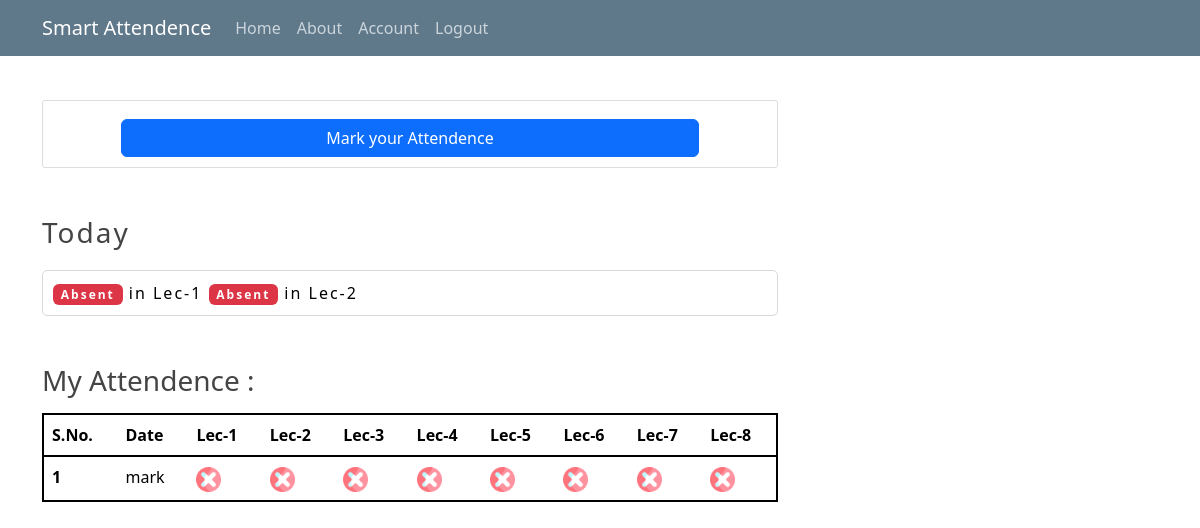
The page /studentPage (signed in) on the database as committed earlier.
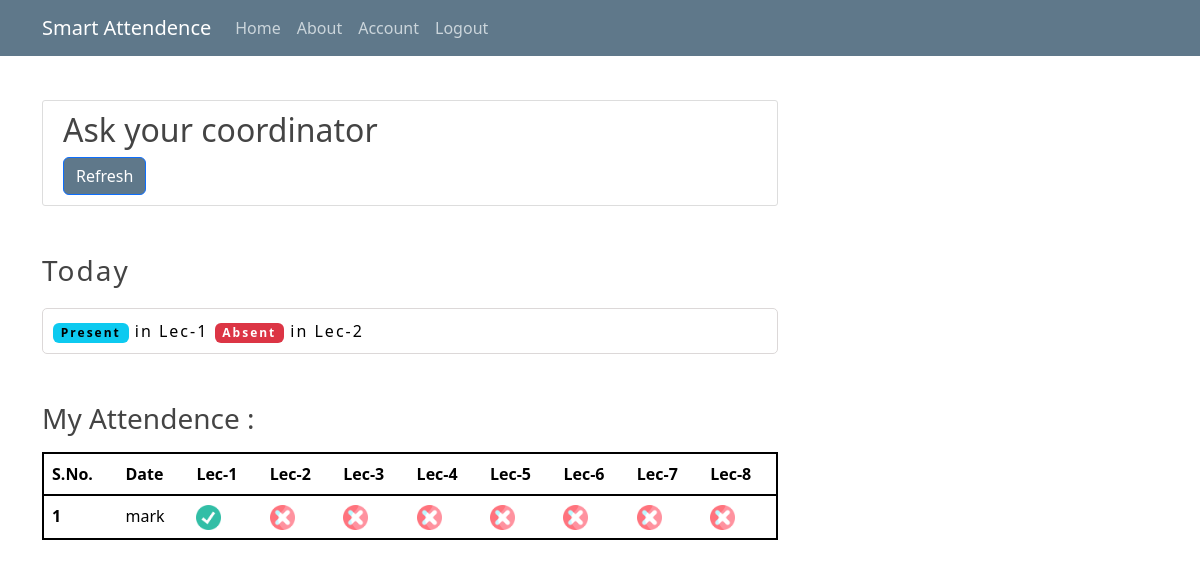
The same page on the database as committed later.
### attendenceSystem/models.py (models this page shows, shortened)
class MarkAttendence(db.Model):
    id = db.Column(db.Integer, primary_key=True)
    rollno = db.Column(db.Integer, db.ForeignKey('user.rollno'), unique=True, nullable=False)
    section = db.Column(db.String(20),nullable=False)
    date_posted = db.Column(db.String(30) , nullable=False, default=datetime.now().strftime("%H:%M:%S"))
    mark = db.Column(db.String(20),default="00000000")

### attendenceSystem/routes.py (the view)
@app.route("/studentPage")
def studentPage():
    if current_user.is_authenticated and current_user.section != 'Coordinator':
        user = MarkAttendence.query.filter_by(rollno=current_user.rollno)
        data = [{'date':'mark','attendence': i.mark,'time':i.date_posted} for i in user]
        check = Auth.query.filter_by(section=current_user.section)
        for i in check:
            value = i.allow_or_not
            lecture = i.current_lecture
        print(value)
        return render_template("studentPage.html",data=data,can=value,lecture=lecture)
    return redirect(url_for('login'))

### attendenceSystem/models.py (called while the page is built)
@login_manager.user_loader
def load_user(user_id):
    return User.query.get(int(user_id))

### attendenceSystem/templates/studentPage.html (shortened to what this page needs)
{% extends "layout.html" %}
{% block content %}
<div class="content-section">
    {% if can==True %}
    <div class="d-grid gap-2 col-10 mx-auto" id="video-container">
        <button class="btn btn-primary" type="button" id="start-button">Mark your Attendence</button>
    </div>
    {% else %}
    <h2>Ask your coordinator</h2>
    <button class="btn btn-primary bg-steel" type="button" onclick="location.reload();">Refresh</button>
    {% endif %}
</div>
<div style="letter-spacing: 2px;">
    <h3 class="mt-5">Today </h3>
    <div class="coordination">
    {% for i in range(lecture+1) %}
    {% if data[0].attendence[i]=='1' %}
        <span class="badge text-bg-info">Present</span>
        <span>in Lec-{{ loop.index }}</span>
    {% else %}
        <span class="badge text-bg-danger">Absent</span>
        <span>in Lec-{{ loop.index }}</span>
        {% endif %}
        {% endfor %}
    </div>
</div>
<h3 class="mt-5">My Attendence :</h3>
<div style="overflow-x: auto;">
    <table class="table mt-2">
        <thead class="border-black border-2">
            <tr>
                <th scope="col">S.No.</th>
                <th scope="col">Date</th>
                <th scope="col">Lec-1</th>
                <th scope="col">Lec-2</th>
                <th scope="col">Lec-3</th>
                <th scope="col">Lec-4</th>
                <th scope="col">Lec-5</th>
                <th scope="col">Lec-6</th>
                <th scope="col">Lec-7</th>
                <th scope="col">Lec-8</th>
            </tr>
        </thead>
        <tbody class="border-black border-2">
            {% for i in data %}
            <tr>
                <th scope="row">{{ loop.index }}</th>
                <td>{{i.date}}</td>
                {% for j in i.attendence %}
                {% if j=='1' %}
                <td>
                    <div class="image-container">
                        <img width="25px" height="25px"
                            src='{{ url_for("static", filename="/project_images/present.png") }}' alt="{{ j }}">
                    </div>
                </td>
                {% else %}
                <td>
                    <img width="25px" height="25px" src='{{ url_for("static", filename="/project_images/absent.png") }}'
                        alt="{{ j }}">
                </td>
                {% endif %}
                {% endfor %}
            </tr>
            {% endfor %}
        </tbody>
    </table>
</div>
{% endblock content %}

### attendenceSystem/templates/layout.html (shortened to what this page needs)
<!DOCTYPE html>
<html lang="en">
<head>
  <link href="https://cdn.jsdelivr.net/npm/bootstrap@5.3.2/dist/css/bootstrap.min.css" rel="stylesheet"
>
  <link rel="stylesheet" href="{{ url_for('static', filename='/css/index.css') }}">
</head>
<body>
  <div class="main">
    <header class="site-header">
      <nav class="navbar navbar-expand-md navbar-dark bg-steel fixed-top">
        <div class="container">
          <a class="navbar-brand mr-4" href="/">Smart Attendence</a>
          <div class="collapse navbar-collapse" id="navbarToggle">
            <div class="navbar-nav mr-auto">
              {% if current_user.section=='Coordinator' %}
              <a class="nav-item nav-link" href="{{ url_for('coordinatorPage') }}">Home</a>
              {% else %}
              <a class="nav-item nav-link" href="{{ url_for('studentPage') }}">Home</a>
              {% endif %}
              <a class="nav-item nav-link" href="{{ url_for('about') }}">About</a>
            </div>
            <div class="navbar-nav">
              {% if current_user.is_authenticated %}
                <a class="nav-item nav-link" href="{{ url_for('account') }}">Account</a>
                <a class="nav-item nav-link" href="{{ url_for('logout') }}">Logout</a>
              {% else %}
                <a class="nav-item nav-link" href="{{ url_for('login') }}">Login</a>
                <a class="nav-item nav-link" href="{{ url_for('register') }}">Register</a>
              {% endif %}
            </div>
          </div>
        </div>
      </nav>
    </header>
    <main role="main" class="container main-page">
      <div class="row">
        <div class="col-md-8">
          {% block content %}{% endblock %}
        </div>
      </div>
    </main>
  </div>
</body>
</html>

### attendenceSystem/static/css/index.css (style rules this page uses)
* { padding: 0; margin: 0; }
html, body { min-height: 100%; background: #fff; color: #000; }
body { font-size: 1rem; text-rendering: optimizeLegibility; }
h1, h2, h3, h4, h5, h6 { color: #444444; }
.bg-steel { background-color: #5f788a; }
.site-header .navbar-nav .nav-link { color: #cbd5db; }
.content-section { background: #ffffff; padding: 10px 20px; border: 1px solid #dddddd; border-radius: 3px; margin-bottom: 20px; }
.main-page { margin-top: 100px; }
.coordination { border: 1px solid rgb(220, 216, 216); border-radius: 5px; margin-top: 20px; padding: 10px; }
.image-container { position: relative; display: inline-block; }

Rows that differ between the two databases and show on the page:
changed MarkAttendence: mark "00000000" → "10000000" (drawn)
Other text that changed with them:
text no longer shown: "Mark your Attendence"
text now shown: "Ask your coordinator Refresh"
list line gone: "Absent in Lec- 1"
new list line: "Present in Lec- 1"
